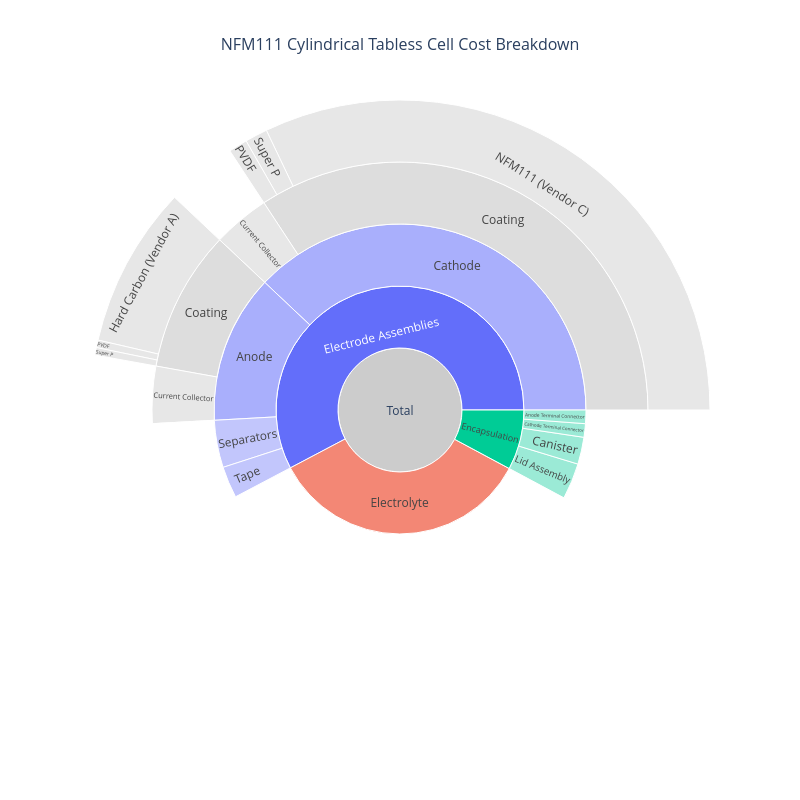

This figure's notebook cell:
### Code cell
cell.plot_cost_breakdown(width=800, height=800)

### Figure 1 — Plotly figure (JSON) as saved in the notebook; plotly's stock layout.template omitted (floating-point values rounded to 4 significant figures)
{"data": [{"branchvalues": "total", "customdata": ["<b>Total</b><br>5.11 $", "<b>Electrode Assemblies</b><br>2.95 $<br>57.7% of total", "<b>Anode</b><br>0.66 $<br>12.9% of total", "<b>Coating</b><br>0.47 $<br>9.2% of total", "<b>Hard Carbon (Vendor A)</b><br>0.43 $<br>8.4% of total", "<b>PVDF</b><br>0.02 $<br>0.4% of total", "<b>Super P</b><br>0.02 $<br>0.4% of total", "<b>Current Collector</b><br>0.19 $<br>3.7% of total", "<b>Electrical Insulation</b><br>0.00 $<br>0.0% of total", "<b>Cathode</b><br>1.94 $<br>38.0% of total", "<b>Coating</b><br>1.75 $<br>34.2% of total", "<b>NFM111 (Vendor C)</b><br>1.64 $<br>32.1% of total", "<b>PVDF</b><br>0.05 $<br>1.0% of total", "<b>Super P</b><br>0.06 $<br>1.2% of total", "<b>Current Collector</b><br>0.19 $<br>3.7% of total", "<b>Electrical Insulation</b><br>0.00 $<br>0.0% of total", "<b>Separators</b><br>0.21 $<br>4.1% of total", "<b>Tape</b><br>0.14 $<br>2.7% of total", "<b>Electrolyte</b><br>1.76 $<br>34.4% of total", "<b>Encapsulation</b><br>0.40 $<br>7.8% of total", "<b>Cathode Terminal Connector</b><br>0.06 $<br>1.2% of total", "<b>Anode Terminal Connector</b><br>0.06 $<br>1.2% of total", "<b>Lid Assembly</b><br>0.16 $<br>3.1% of total", "<b>Canister</b><br>0.12 $<br>2.3% of total"], "hovertemplate": "%{customdata}<extra></extra>", "ids": ["Total", "Electrode Assemblies", "Electrode Assemblies/Anode", "Electrode Assemblies/Anode/Coating", "Electrode Assemblies/Anode/Coating/Hard Carbon (Vendor A)", "Electrode Assemblies/Anode/Coating/PVDF", "Electrode Assemblies/Anode/Coating/Super P", "Electrode Assemblies/Anode/Current Collector", "Electrode Assemblies/Anode/Electrical Insulation", "Electrode Assemblies/Cathode", "Electrode Assemblies/Cathode/Coating", "Electrode Assemblies/Cathode/Coating/NFM111 (Vendor C)", "Electrode Assemblies/Cathode/Coating/PVDF", "Electrode Assemblies/Cathode/Coating/Super P", "Electrode Assemblies/Cathode/Current Collector", "Electrode Assemblies/Cathode/Electrical Insulation", "Electrode Assemblies/Separators", "Electrode Assemblies/Tape", "Electrolyte", "Encapsulation", "Encapsulation/Cathode Terminal Connector", "Encapsulation/Anode Terminal Connector", "Encapsulation/Lid Assembly", "Encapsulation/Canister"], "labels": ["Total", "Electrode Assemblies", "Anode", "Coating", "Hard Carbon (Vendor A)", "PVDF", "Super P", "Current Collector", "Electrical Insulation", "Cathode", "Coating", "NFM111 (Vendor C)", "PVDF", "Super P", "Current Collector", "Electrical Insulation", "Separators", "Tape", "Electrolyte", "Encapsulation", "Cathode Terminal Connector", "Anode Terminal Connector", "Lid Assembly", "Canister"], "marker": {"colors": ["#CCCCCC", "#636EFA", "#a9affc", "#DDDDDD", "#DDDDDD", "#DDDDDD", "#DDDDDD", "#DDDDDD", "#DDDDDD", "#a9affc", "#DDDDDD", "#DDDDDD", "#DDDDDD", "#DDDDDD", "#DDDDDD", "#DDDDDD", "#a9affc", "#a9affc", "#EF553B", "#00CC96", "#72e2c5", "#72e2c5", "#72e2c5", "#72e2c5"]}, "parents": ["", "Total", "Electrode Assemblies", "Electrode Assemblies/Anode", "Electrode Assemblies/Anode/Coating", "Electrode Assemblies/Anode/Coating", "Electrode Assemblies/Anode/Coating", "Electrode Assemblies/Anode", "Electrode Assemblies/Anode", "Electrode Assemblies", "Electrode Assemblies/Cathode", "Electrode Assemblies/Cathode/Coating", "Electrode Assemblies/Cathode/Coating", "Electrode Assemblies/Cathode/Coating", "Electrode Assemblies/Cathode", "Electrode Assemblies/Cathode", "Electrode Assemblies", "Electrode Assemblies", "Total", "Total", "Encapsulation", "Encapsulation", "Encapsulation", "Encapsulation"], "type": "sunburst", "values": [5.11, 2.95, 0.66, 0.47, 0.43, 0.02, 0.02, 0.19, 0, 1.94, 1.75, 1.64, 0.05, 0.06, 0.19, 0, 0.21, 0.14, 1.76, 0.4, 0.06, 0.06, 0.16, 0.12]}], "layout": {"font": {"size": 12}, "height": 800, "title": {"font": {"size": 16}, "text": "NFM111 Cylindrical Tabless Cell Cost Breakdown", "x": 0.5}, "width": 800}}
